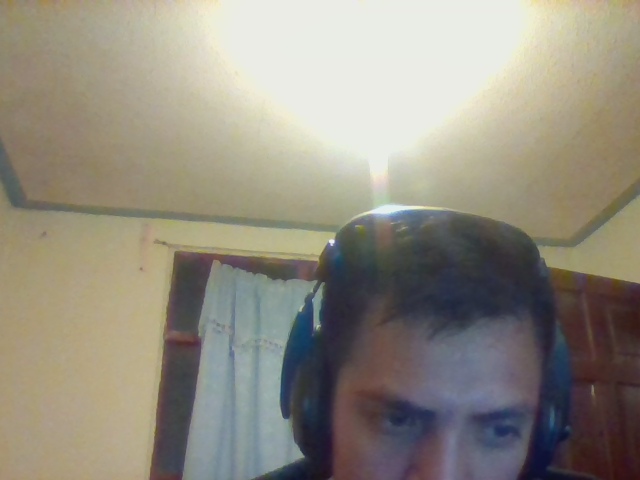
#> input picture CariesRobot/pruebas/img.png, 640 x 480 px, given in place of the camera
$ python colorImg.py   (Python 2 division)
#> lines starting #> are read from the running program, lines starting #| are printed output that depends on the picture; after the words box and inside, x2 and y2 are one past the last pixel; in counts of white or black regions, pixels touching at a corner belong together
# Algoritmo de deteccion de colores
# Por Glar3
#
#
# Detecta objetos verdes, elimina el ruido y busca su centro

import cv2
import numpy as np

# Iniciamos la camara
captura = cv2.VideoCapture(0)

while (1):

    # Capturamos una imagen y la convertimos de RGB -> HSV
    _, imagen = captura.read()
#> imagen is the input picture: shape (480, 640, 3); mean B, G, R 128.6, 141, 146.2
    hsv = cv2.cvtColor(imagen, cv2.COLOR_BGR2HSV)
#> hsv: shape (480, 640, 3); mean H, S, V 51.3, 51.4, 150.9

    # Establecemos el rango de colores que vamos a detectar
    # En este caso de verde oscuro a verde-azulado claro
    verde_bajos = np.array([49, 50, 50], dtype=np.uint8)
    verde_altos = np.array([80, 255, 255], dtype=np.uint8)

    # Crear una mascara con solo los pixeles dentro del rango de verdes
    mask = cv2.inRange(hsv, verde_bajos, verde_altos)
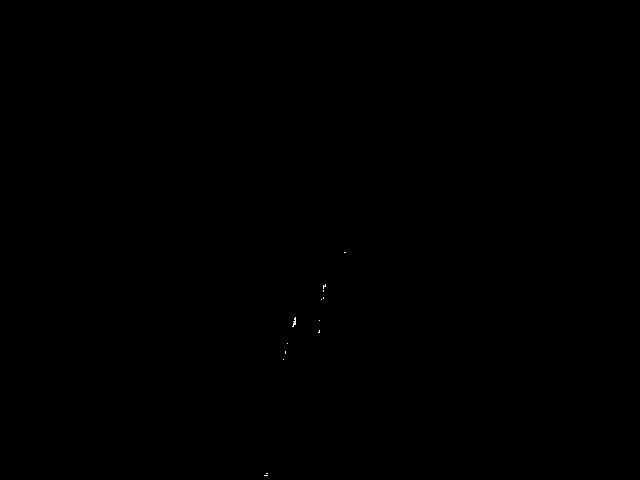
#> mask: shape (480, 640); 0.02% white in thin lines or dots, all inside (x1, y1, x2, y2) = (264, 252, 346, 476)

    # Encontrar el area de los objetos que detecta la camara
    moments = cv2.moments(mask)
#> moments = moments, m00 13005, centre m10/m00, m01/m00 = (301.7, 332.4)
    area = moments['m00']
#> area = 13005

    # Descomentar para ver el area por pantalla
    print area
#| 13005.0
    if (area > 2000000):
        # Buscamos el centro x, y del objeto
        x = int(moments['m10'] / moments['m00'])
        y = int(moments['m01'] / moments['m00'])

        # Mostramos sus coordenadas por pantalla
        print "x = ", x
        print "y = ", y

        # Dibujamos una marca en el centro del objeto
        cv2.rectangle(imagen, (x, y), (x + 2, y + 2), (0, 0, 255), 2)

    # Mostramos la imagen original con la marca del centro y
    # la mascara
    cv2.imshow('mask', mask)
    cv2.imshow('Camara', imagen)
    tecla = cv2.waitKey(5) & 0xFF
#> (key Esc is pressed here)
    if tecla == 27:
        break

cv2.destroyAllWindows()
